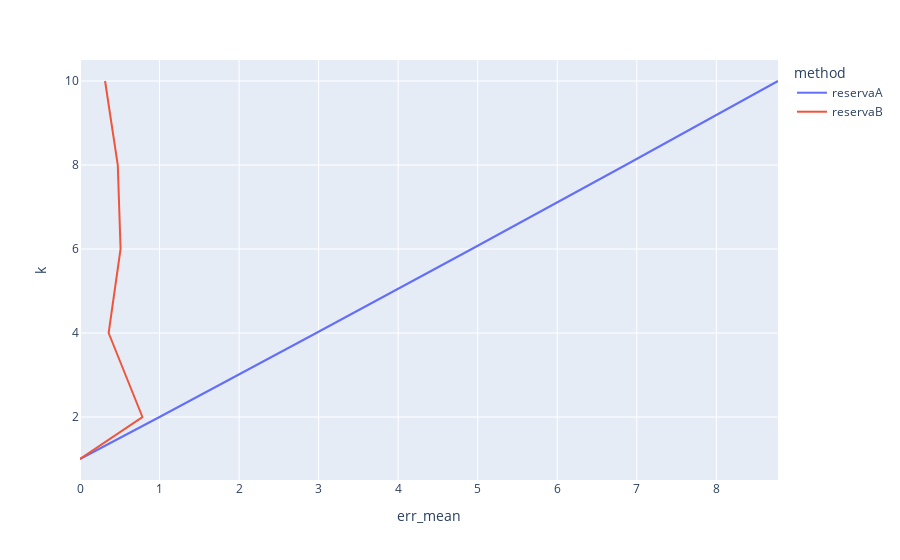

This figure's notebook cell:
### Markdown cell above
### Gráfico Erro Médio x K para SERIALIZABLE

### Code cell
fig = px.line(relatorio[relatorio.iso_lv=='SERIALIZABLE'], x='err_mean', y='k', color='method')
fig.show()

### Figure 1 — Plotly figure (JSON) as saved in the notebook; plotly's stock layout.template omitted (floating-point values rounded to 4 significant figures)
{"data": [{"hovertemplate": "method=reservaA<br>err_mean=%{x}<br>k=%{y}<extra></extra>", "legendgroup": "reservaA", "line": {"color": "#636efa", "dash": "solid"}, "marker": {"symbol": "circle"}, "mode": "lines", "name": "reservaA", "orientation": "v", "showlegend": true, "type": "scatter", "x": [0, 1, 2.97, 4.925, 6.86, 8.775], "xaxis": "x", "y": [1, 2, 4, 6, 8, 10], "yaxis": "y"}, {"hovertemplate": "method=reservaB<br>err_mean=%{x}<br>k=%{y}<extra></extra>", "legendgroup": "reservaB", "line": {"color": "#EF553B", "dash": "solid"}, "marker": {"symbol": "circle"}, "mode": "lines", "name": "reservaB", "orientation": "v", "showlegend": true, "type": "scatter", "x": [0, 0.785, 0.36, 0.51, 0.475, 0.315], "xaxis": "x", "y": [1, 2, 4, 6, 8, 10], "yaxis": "y"}], "layout": {"legend": {"title": {"text": "method"}, "tracegroupgap": 0}, "margin": {"t": 60}, "xaxis": {"anchor": "y", "domain": [0, 1], "title": {"text": "err_mean"}}, "yaxis": {"anchor": "x", "domain": [0, 1], "title": {"text": "k"}}}}
